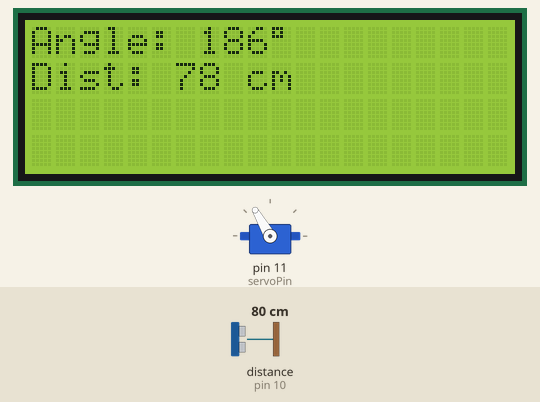
Bench run of a sketch on a simulated Arduino Uno, built with avr-gcc and run on an emulated ATmega328P. On the bench: 20×4 character LCD, servo. Wiring (inferred from the names in the program): ultrasonic range finder: trigger pin 9; echo pin 10. The inputs (shaded band) are chosen by the test bench; at power-on: distance to the obstacle (sensor on pin 10) 80 cm. The echo pulse lasts 58.3 µs per cm.

Above: at 1.2 s.
1.3 s: distance to the obstacle (sensor on pin 10) set to 2 cm
At 1.44 s:
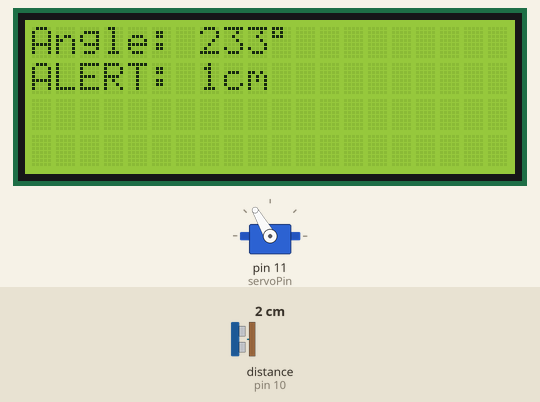
3.2 s: distance to the obstacle (sensor on pin 10) set to 60 cm
At 3.32 s:
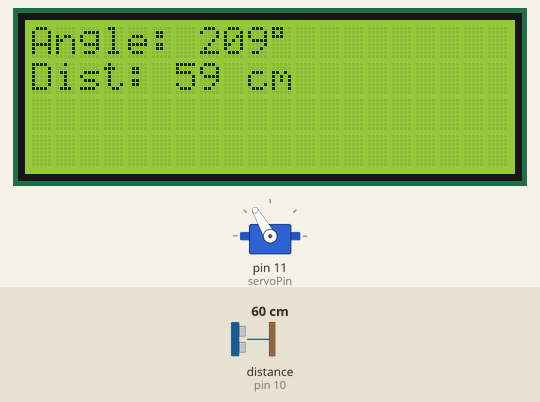
6.2 s: distance to the obstacle (sensor on pin 10) set to 4 cm
At 6.4 s:
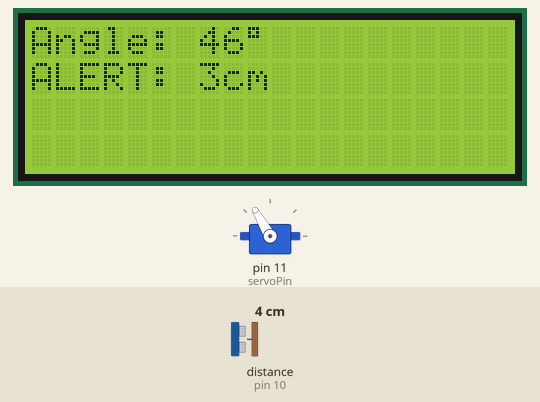
9.2 s: distance to the obstacle (sensor on pin 10) set to 9 cm
At 9.4 s:
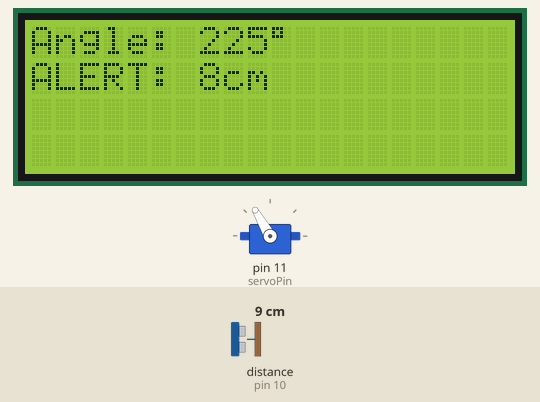
12.2 s: distance to the obstacle (sensor on pin 10) set to 2 cm
At 12.39 s:
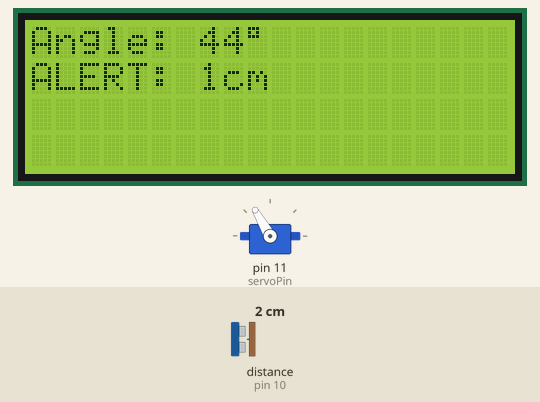
15.2 s: distance to the obstacle (sensor on pin 10) set to 299 cm
At 15.41 s:
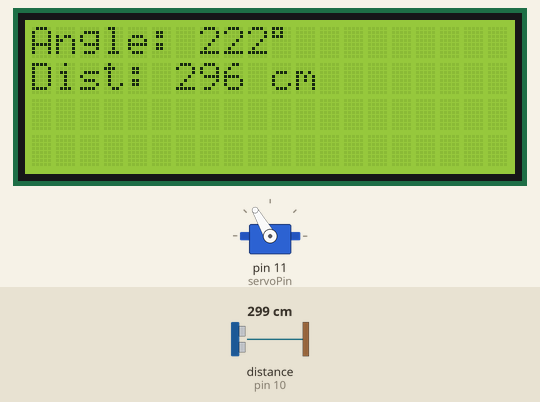
Timing chart, 0 to 18.2 s (numbered marks = the images above; inputs shaded):
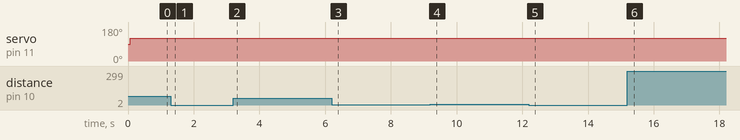

Measured:
- after the input at 1.3 s, the display: changes after 0.09 s (image 1)
- after the input at 3.2 s, the display: changes after 0.06 s (image 2)
- after the input at 6.2 s, the display: first differs from a run without the input after 0.15 s (image 3)
- after the input at 15.2 s, the display: first differs from a run without the input after 0.15 s (image 6)

The sketch:

code5.ino
```cpp
#include <Wire.h>
#include <LiquidCrystal_I2C.h>
#include <Servo.h>

LiquidCrystal_I2C lcd(0x27, 20, 4);

const int trigPin = 9;
const int echoPin = 10;
const int servoPin = 11;

Servo servo;
const int servoSpeed = 120;
const unsigned long rotationDuration = 2000;
unsigned long rotationStartTime;

void setup() {
  lcd.init();
  lcd.backlight();
  servo.attach(servoPin);
  pinMode(trigPin, OUTPUT);
  pinMode(echoPin, INPUT);
  servo.write(servoSpeed);
  rotationStartTime = millis();
}

void loop() {
  unsigned long elapsed = (millis() - rotationStartTime) % rotationDuration;
  int estimatedAngle = map(elapsed, 0, rotationDuration, 0, 360);
  int distance = getDistance();

  lcd.clear();
  lcd.setCursor(0, 0);
  lcd.print("Angle: "); lcd.print(estimatedAngle); lcd.print((char)223);

  lcd.setCursor(0, 1);
  if (distance != -1 && distance <= 20) {
    lcd.print("ALERT: "); lcd.print(distance); lcd.print("cm");
  } else if (distance != -1) {
    lcd.print("Dist: "); lcd.print(distance); lcd.print(" cm");
  } else {
    lcd.print("No Obj");
  }

  delay(100);
}

int getDistance() {
  digitalWrite(trigPin, LOW); delayMicroseconds(2);
  digitalWrite(trigPin, HIGH); delayMicroseconds(10);
  digitalWrite(trigPin, LOW);
  long duration = pulseIn(echoPin, HIGH, 20000);
  if (duration == 0) return -1;
  return duration * 0.034 / 2;
}
```
